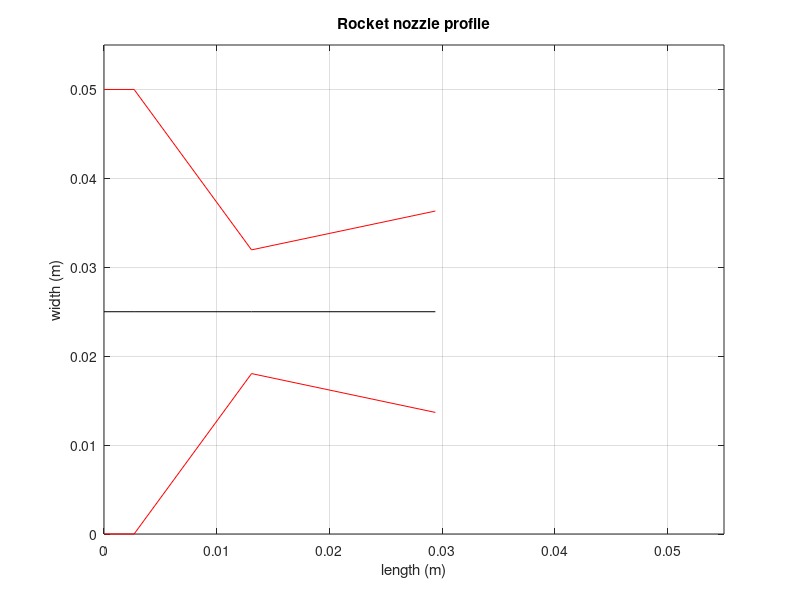
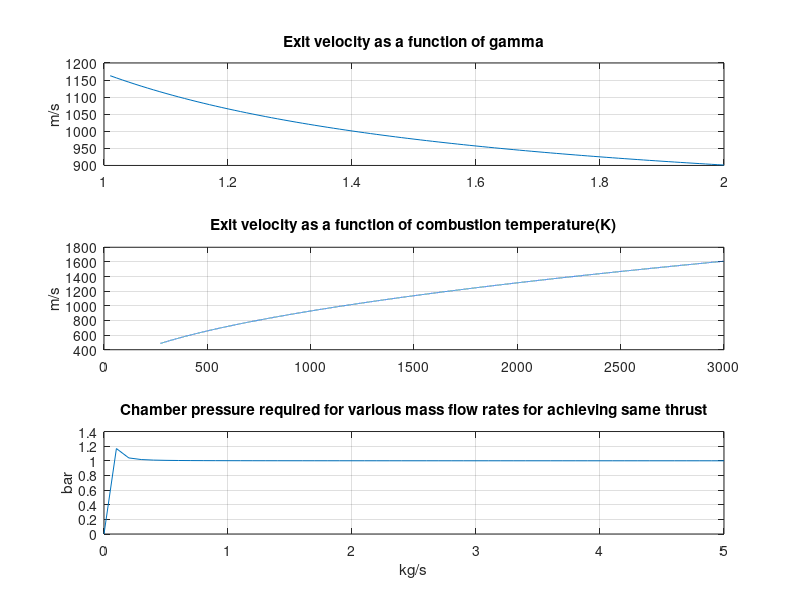

Write MATLAB code to recreate these figures, in order.

F = 20; % required thrust in kg
Pc = 10; % chamber pressure in bar/atm
Tc = 1500; % combustion temperature in kelvin
Dc = 0.05; % chamber dia
rho = 1800; % solid propellant density kg/m^3
k = 1.05; % ratio of specific heats for the exhaust gas
M = 42; % molecular mass of combustion products
Pe = 1; % ambient pressure in atm/bar
a = 0.0665; % solid propellant burn rate constant
n = 0.323; % solid propellant burn rate pressure exponent
R = 8314.3; % Universal gas constant
g = 9.806; % gravitational acceleration in m/s^2
con = 60; % nozzle convergence half angle in degrees
div = 15; % nozzle divergence half angle in degrees

ve = sqrt((2*k/(k-1))*(R*Tc/M)*(1-((Pe/Pc)^((k-1)/k)))); % exhaust exit velocity
mdot = F*g/ve; % mass flow rate in kg/s (= fuel consumption rate at constant chamber pressure)
Me = sqrt((2/(k-1))*(((Pc/Pe)^((k-1)/k))-1)); % exit mach
At = (mdot/(Pc*10^5))*sqrt((R*Tc/(M*k))*((0.5*(k+1))^((k+1)/(k-1)))); % throat cross sectional area
Ae = (At/Me)*sqrt(((1 + 0.5*(k-1)*(Me^2))/(1 + 0.5*(k-1)))^((k+1)/(k-1))); % exit cross sectional area
Te = Tc/(1+(0.5*(k-1)*Me^2)); % Exhaust temperature

Dt = 2*sqrt(At/pi); % throat dia
De = 2*sqrt(Ae/pi); % exit dia
r = a*(Pc*10^5)^n; % burn rate perpendicular to burning surface
Ab = mdot/(rho*r); % burning surface area required to maintain mdot
Lc = 0.5*(Dc - Dt)/tand(con); % length of convergent section
Ld = 0.5*(De - Dt)/tand(div); % length of divergent section

disp('Burn area required (m^2) ='),disp(Ab);
disp('Mass flow rate (kg/s) ='),disp(mdot);
disp('Exhaust velocity (m/s) ='),disp(ve);
disp('Exhaust temperature (K) ='),disp(Te);
disp('Throat dia (cm) ='),disp(Dt*100);
disp('Exit dia (cm) ='),disp(De*100);
disp('Convergence length (cm) ='),disp(Lc*100);
disp('Divergence length (cm) ='),disp(Ld*100);

if(Dc >= De)
    shift = Dc;
else
    shift = De;
end

yu = 0.5*[shift+Dc,shift+Dc,shift+Dt,shift+De];
yl = 0.5*[shift-Dc,shift-Dc,shift-Dt,shift-De];
yax = 0.5*shift*ones(1,4);
L = 0.1*(Lc+Ld);
x = [0,L,L+Lc,L+Lc+Ld];

if(Dc > L+Lc+Ld)
    ax = Dc;
else
    ax = L+Lc+Ld;
end
ax = ax + 0.1*ax;
figure(1);
plot(x,yu,'r'),hold all;
plot(x,yl,'r'),plot(x,yax,'k'),axis([0,ax,0,ax]),grid on;
xlabel('length (m)'),ylabel('width (m)'),title('Rocket nozzle profile');

figure (2);
gam = 1:0.01:2;
vel = sqrt((2*gam./(gam-1)).*(R*Tc/M).*(1-((Pe/Pc).^((gam-1)./gam))));
subplot(311),plot(gam,vel),grid on,ylabel('m/s');
title('Exit velocity as a function of gamma');

To = 273:0.1:3000;
vel = sqrt((2*k/(k-1))*(R*To/M)*(1-((Pe/Pc)^((k-1)/k))));
subplot(312),plot(To,vel),grid on,ylabel('m/s');
title('Exit velocity as a function of combustion temperature(K)');

Mdot = 0:0.1:5;
vel = F*g./Mdot;
Po = 1-(((vel.^2)./(R*Tc))*0.5*(k-1)/k);
Po = Pe*Po.^(k/(1-k));
subplot(313),plot(Mdot,Po),grid on,ylabel('bar'),xlabel('kg/s');
title('Chamber pressure required for various mass flow rates for achieving same thrust');
